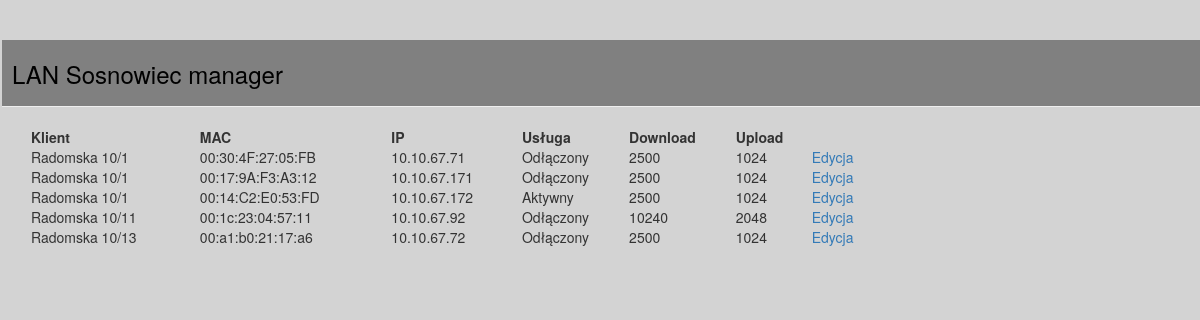
The app's page /client_found/ with its own data.
### clients/models.py (models this page shows, shortened)
class Client_fw(models.Model):
    loc_file = models.CharField(max_length = 50)
    ln_nr = models.IntegerField()
    cl_address_ul = models.CharField(max_length = 50)
    cl_address_nr_d = models.CharField(max_length = 50)
    cl_address_nr_m = models.CharField(max_length = 50)
    cl_address_rest = models.CharField(max_length = 50)
    mac = models.CharField(max_length = 17)
    ip_add = models.CharField(max_length = 15)
    kl_service = models.CharField(max_length = 1)
    downl = models.CharField(max_length = 6)
    upl = models.CharField(max_length = 6)
    class Meta:
        db_table = "LAN_Client_fw"

### clients/views.py (the view)
# urls.py: url(r'^client_found/$', views.clients_found, name='clients_found')
def clients_found(request):
    clients_active = Client_fw.objects.all().order_by('cl_address_ul')
    return render(request, 'clients/clients_found.html', {'clients': clients_active})

### clients/templates/clients/clients_found.html
<!DOCTYPE html>
{% extends 'clients/base.html' %}
{% block content %}
<table style="width:100%">
<tr>
<th>Klient</th>
<th>MAC</th>
<th>IP</th>
<th>Usługa</th>
<th>Download</th>
<th>Upload</th>
</tr>
{% for client in clients %}
<tr>
	<td>{{client.cl_address_ul}} {{client.cl_address_nr_d}}/{{client.cl_address_nr_m}}</td>
	<td>{{client.mac}}</td>
	<td>{{client.ip_add}}</td>
	<td>{% if client.kl_service == '0' %} Aktywny {% elif client.kl_service == '3' %} Windykacja
	{% elif client.kl_service == '5' %} Odłączony {% endif %} </td>
	<td> {{client.downl}}</td>
	<td>{{client.upl}}</td>
	<td><a href="{%url 'client_edit_Client_fw' pk=client.pk %}"> Edycja </a></td>
</tr>
{% endfor %}
</table>
{% endblock content %}

### clients/templates/clients/base.html (shortened to what this page needs)
<!DOCTYPE html>
{% load staticfiles %}
<html lang="pl-PL">
	<head>
		<link rel="stylesheet" href="{% static 'css/LAN1.css' %}">
   	<link rel="stylesheet" href="//maxcdn.bootstrapcdn.com/bootstrap/3.2.0/css/bootstrap.min.css">
		<link rel="stylesheet" href="//maxcdn.bootstrapcdn.com/bootstrap/3.2.0/css/bootstrap-theme.min.css">
	</head>
	<body class="backgr">
		<div class="page-header">
   	<h3><a href="/">LAN Sosnowiec manager</a></h3>
   	</div>
		<div class="content container">
   	<div class="row">
   	<div class="col-md-9">
		{% block content %}
		{% endblock %}
   	</div>
		</div>
   	</div>
	</body>
</html>

### static/css/LAN1.css (style rules this page uses)
h3 a { color: #000000; }
.backgr { padding-left: 2px; background-color: lightgrey; }
.page-header { background-color: #808080; margin-top: 5; padding: 1px 1px 1px 10px; }

### records on screen
Client_fw: cl_address_ul "Radomska", cl_address_nr_d "10", cl_address_nr_m "1", mac "00:30:4F:27:05:FB", ip_add "10.10.67.71", kl_service "Odłączony", downl "2500", upl "1024"
Client_fw: cl_address_ul "Radomska", cl_address_nr_d "10", cl_address_nr_m "1", mac "00:17:9A:F3:A3:12", ip_add "10.10.67.171", kl_service "Odłączony", downl "2500", upl "1024"
Client_fw: cl_address_ul "Radomska", cl_address_nr_d "10", cl_address_nr_m "1", mac "00:14:C2:E0:53:FD", ip_add "10.10.67.172", kl_service "Aktywny", downl "2500", upl "1024"
Client_fw: cl_address_ul "Radomska", cl_address_nr_d "10", cl_address_nr_m "11", mac "00:1c:23:04:57:11", ip_add "10.10.67.92", kl_service "Odłączony", downl "10240", upl "2048"
Client_fw: cl_address_ul "Radomska", cl_address_nr_d "10", cl_address_nr_m "13", mac "00:a1:b0:21:17:a6", ip_add "10.10.67.72", kl_service "Odłączony", downl "2500", upl "1024"
